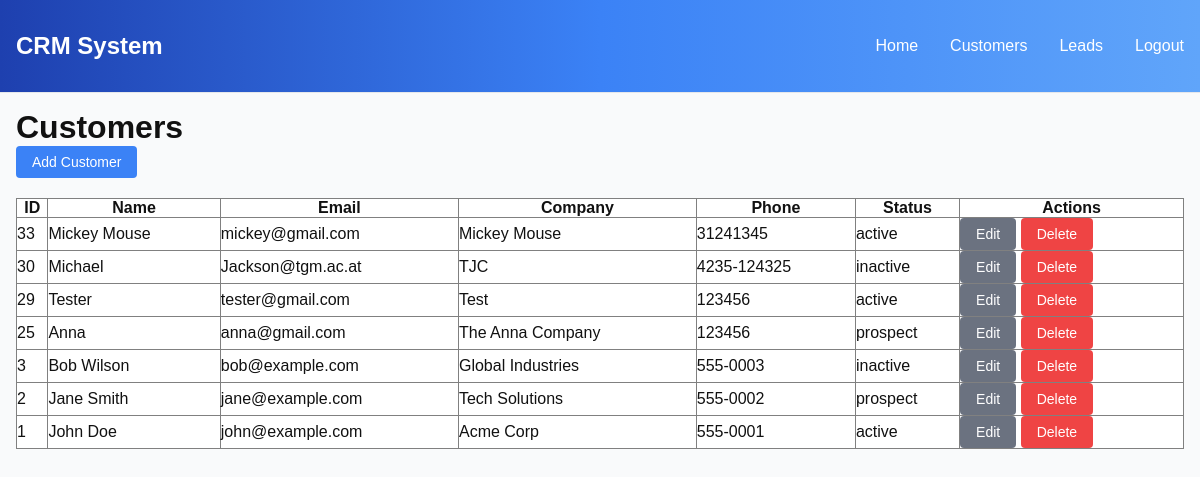
The page /customers (signed in) on the database its author committed.
### models.py (models this page shows, shortened)
class Customer(db.Model):
    __tablename__ = "customers"
    id = db.Column(db.Integer, primary_key=True)
    name = db.Column(db.String(120), nullable=False)
    email = db.Column(db.String(120), nullable=False)
    company = db.Column(db.String(120), nullable=True)
    phone = db.Column(db.String(50), nullable=True)
    status = db.Column(db.String(50), nullable=False, default="prospect")

### app.py (the view)
@app.route("/customers")
@login_required
def customers():
    all_customers = Customer.query.order_by(Customer.id.desc()).all()
    return render_template("customers.html", customers=all_customers)

### app.py (called while the page is built)
@login_manager.user_loader
def load_user(user_id):
    return User.query.get(int(user_id))

### models.py (called while the page is built)
    def is_admin(self):
        return self.role == "admin"

### templates/customers.html (shortened to what this page needs)
{% extends 'base.html' %}
{% block content %}
<h1>Customers</h1>
<p style="margin-bottom: 20px;">
    <a href="{{ url_for('add_customer') }}" class="btn btn-primary">Add Customer</a>
</p>
{% if customers %}
<table border="1" cellpadding="10" cellspacing="0" style="width: 100%; background: white; border-collapse: collapse;">
    <thead>
        <tr>
            <th>ID</th>
            <th>Name</th>
            <th>Email</th>
            <th>Company</th>
            <th>Phone</th>
            <th>Status</th>
            <th>Actions</th>
        </tr>
    </thead>
    <tbody>
        {% for customer in customers %}
        <tr>
            <td>{{ customer.id }}</td>
            <td>{{ customer.name }}</td>
            <td>{{ customer.email }}</td>
            <td>{{ customer.company }}</td>
            <td>{{ customer.phone }}</td>
            <td>{{ customer.status }}</td>
            <td>
                <a href="{{ url_for('edit_customer', customer_id=customer.id) }}" class="btn btn-secondary">Edit</a>
                <form method="POST" action="{{ url_for('delete_customer', customer_id=customer.id) }}" style="display:inline;">
                    <button type="submit" class="btn btn-danger" onclick="return confirm('Are you sure you want to delete this customer?');">
                        Delete
                    </button>
                </form>
            </td>
        </tr>
        {% endfor %}
    </tbody>
</table>
{% else %}
<p>No customers found.</p>
{% endif %}
{% endblock %}

### templates/base.html (shortened to what this page needs)
<!DOCTYPE html>
<html lang="en">
<head>
    <link rel="stylesheet" href="{{ url_for('static', filename='css/style.css') }}">
</head>
<body>
    <nav class="navbar">
        <div class="container">
            <div class="nav-brand">CRM System</div>
            <ul class="nav-menu">
                <li><a href="{{ url_for('index') }}" class="nav-link">Home</a></li>
                {% if current_user.is_authenticated %}
                    <li><a href="{{ url_for('customers') }}" class="nav-link">Customers</a></li>
                    <li><a href="{{ url_for('leads') }}" class="nav-link">Leads</a></li>
                    <li><a href="{{ url_for('logout') }}" class="nav-link">Logout</a></li>
                {% else %}
                    <li><a href="{{ url_for('login') }}" class="nav-link">Login</a></li>
                    <li><a href="{{ url_for('register') }}" class="nav-link">Register</a></li>
                {% endif %}
            </ul>
        </div>
    </nav>
    <div class="container">
        {% block content %}{% endblock %}
    </div>
</body>
</html>

### static/css/style.css (style rules this page uses)
* { margin: 0; padding: 0; box-sizing: border-box; }
body { font-family: sans-serif; background: #f9fafb; color: #111; }
.container { max-width: 1200px; margin: 0 auto; padding: 1rem; }
.navbar { background: linear-gradient(to right, #1e40af, #3b82f6, #60a5fa); padding: 1rem 0; border-bottom: 1px solid #e5e7eb; }
.navbar .container { display: flex; justify-content: space-between; align-items: center; }
.nav-brand { font-size: 1.5rem; font-weight: bold; color: white; }
.nav-menu { display: flex; list-style: none; gap: 2rem; }
.nav-link { color: white; text-decoration: none; }
.btn { display: inline-block; padding: 0.5rem 1rem; border: none; border-radius: 4px; cursor: pointer; text-decoration: none; font-size: 14px; }
.btn-primary { background: #3b82f6; color: white; }
.btn-secondary { background: #6b7280; color: white; }
.btn-danger { background: #ef4444; color: white; }

### rows shown on the page
Customer: id "33", name "Mickey Mouse", email "mickey@gmail.com", company "Mickey Mouse", phone "31241345", status "active"
Customer: id "30", name "Michael", email "Jackson@tgm.ac.at", company "TJC", phone "4235-124325", status "inactive"
Customer: id "29", name "Tester", email "tester@gmail.com", company "Test", phone "123456", status "active"
Customer: id "25", name "Anna", email "anna@gmail.com", company "The Anna Company", phone "123456", status "prospect"
Customer: id "3", name "Bob Wilson", email "bob@example.com", company "Global Industries", phone "555-0003", status "inactive"
Customer: id "2", name "Jane Smith", email "jane@example.com", company "Tech Solutions", phone "555-0002", status "prospect"
Customer: id "1", name "John Doe", email "john@example.com", company "Acme Corp", phone "555-0001", status "active"
